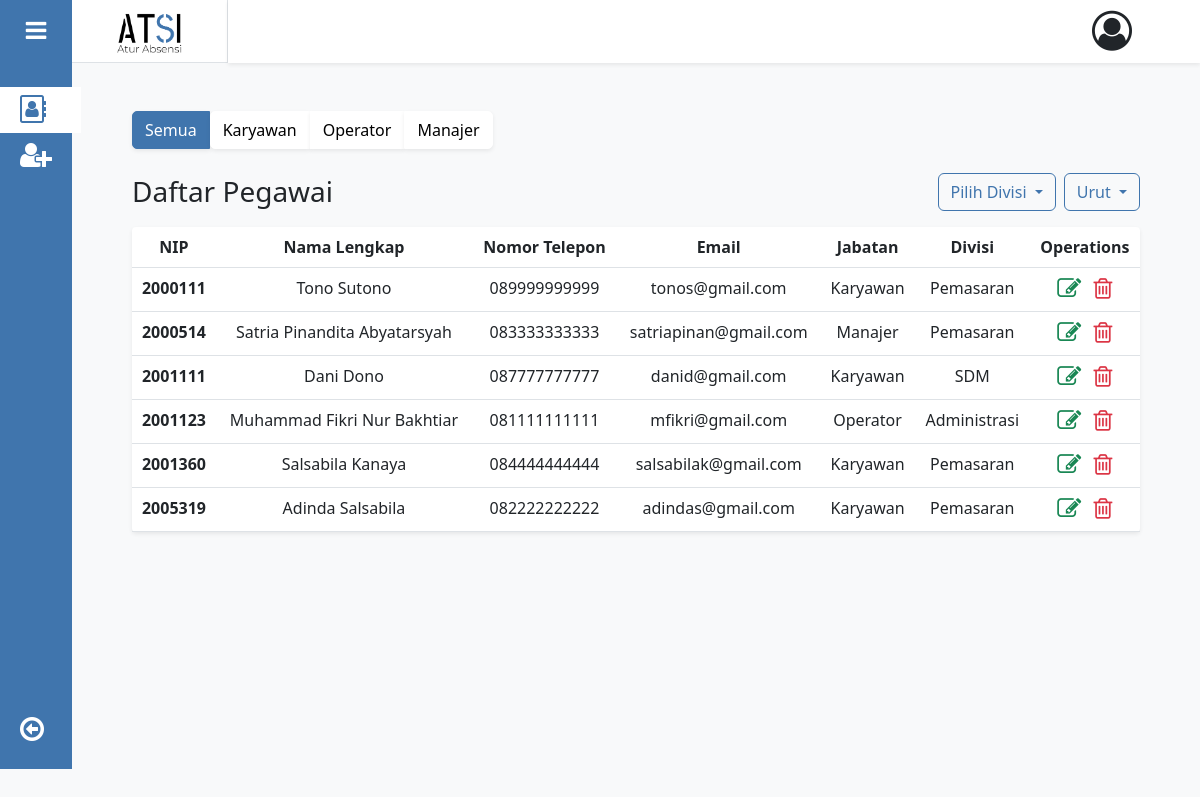
The page /menu1_operator.php on the database its author committed.
### tables this page shows
CREATE TABLE `pegawai` (
  `no_induk` varchar(20) NOT NULL,
  `nama_pegawai` varchar(255) NOT NULL,
  `jabatan` varchar(255) NOT NULL,
  `divisi` varchar(255) NOT NULL,
  `no_telp` varchar(15) NOT NULL,
  `email` varchar(255) NOT NULL,
  `password` varchar(255) NOT NULL
);

### config.php (called while the page is built, shortened)
<?php
$db_host = "localhost";
$db_user = "root";
$db_pass = "";
$db_name = "atsi";
?>

### includes/DB.class.php (called while the page is built, shortened)
<?php
class DB
{
    var $db_host = "";
    var $db_user = "";
    var $db_pass = "";
    var $db_name = "";
    var $db_link = "";
    var $result = 0;
    function DB($db_host = '', $db_user = '', $db_pass = '', $db_name = '')
    {
        $this->db_host = $db_host;
        $this->db_user = $db_user;
        $this->db_pass = $db_pass;
        $this->db_name = $db_name;
    }
    function open()
    {
        $this->db_link = mysqli_connect($this->db_host, $this->db_user, $this->db_pass, $this->db_name);
    }
    function execute($query = "")
    {
        $this->result = mysqli_query($this->db_link, $query);
        return $this->result;
    }
    function getResult()
    {
        return mysqli_fetch_array($this->result);
    }
}
?>

### includes/Pegawai.class.php (called while the page is built, shortened)
<?php
class Pegawai extends DB {
    function getPegawai() {
        $query = "SELECT * FROM pegawai";
        return $this->execute($query);
    }
}

### menu1_operator.php (the view, shortened to what this page needs)
<?php
include("config.php");
include("includes/Template.class.php");
include("includes/DB.class.php");
include("includes/Pegawai.class.php");
$pegawai = new Pegawai($db_host, $db_user, $db_pass, $db_name);
$pegawai->open();
$sorting_all = null;
$sorting_karyawan = null;
$sorting_operator = null;
$sorting_manager = null;
$title = null;
if (!empty($_GET['sorting_jabatan'])) {
	$sorting_jabatan = $_GET['sorting_jabatan'];
	if ($_GET['sorting_jabatan'] == "All") {
		$pegawai->getPegawai();
		$sorting_all .= "<a href='menu1_operator.php?sorting_jabatan=All'
					      class='btn btn-primary shadow-sm' style='border-radius: 5px 0 0 5px;'>Semua</a>";
		$title .= "<h3 class='m-0'>Daftar Pegawai</h3>";
	} else {
		$sorting_all .= "<a href='menu1_operator.php?sorting_jabatan=All'
					      class='btn btn-light shadow-sm' style='border-radius: 5px 0 0 5px;'>Semua</a>";
	}
	if ($_GET['sorting_jabatan'] == "Karyawan") {
		$pegawai->sortJabatan($sorting_jabatan);
		$sorting_karyawan .= "<a href='menu1_operator.php?sorting_jabatan=Karyawan'
					          class='btn btn-primary shadow-sm' style='border-radius: 5px 0 0 5px;'>Karyawan</a>";
		$title .= "<h3 class='m-0'>Daftar Karyawan</h3>";
	} else {
		$sorting_karyawan .= "<a href='menu1_operator.php?sorting_jabatan=Karyawan'
					          class='btn btn-light shadow-sm' style='border-radius: 5px 0 0 5px;'>Karyawan</a>";
	}
	if ($_GET['sorting_jabatan'] == "Operator") {
		$pegawai->sortJabatan($sorting_jabatan);
		$sorting_operator .= "<a href='menu1_operator.php?sorting_jabatan=Operator'
					          class='btn btn-primary rounded-0 shadow-sm'>Operator</a>";
		$title .= "<h3 class='m-0'>Daftar Operator</h3>";
	} else {
		$sorting_operator .= "<a href='menu1_operator.php?sorting_jabatan=Operator'
					          class='btn btn-light rounded-0 shadow-sm'>Operator</a>";
	}
	if ($_GET['sorting_jabatan'] == "Manajer") {
		$pegawai->sortJabatan($sorting_jabatan);
		$sorting_manager .= "<a href='menu1_operator.php?sorting_jabatan=Manajer'
					         class='btn btn-primary shadow-sm' style='border-radius: 0 5px 5px 0;'>Manajer</a>";
		$title .= "<h3 class='m-0'>Daftar Manajer</h3>";
	} else {
		$sorting_manager .= "<a href='menu1_operator.php?sorting_jabatan=Manajer'
					         class='btn btn-light shadow-sm' style='border-radius: 0 5px 5px 0;'>Manajer</a>";
	}
} else {
	$pegawai->getPegawai();
	$sorting_all .= "<a href='menu1_operator.php?sorting_jabatan=All'
					  class='btn btn-primary shadow-sm' style='border-radius: 5px 0 0 5px;'>Semua</a>";
	$sorting_karyawan .= "<a href='menu1_operator.php?sorting_jabatan=Karyawan'
					       class='btn btn-light shadow-sm' style='border-radius: 5px 0 0 5px;'>Karyawan</a>";
	$sorting_operator .= "<a href='menu1_operator.php?sorting_jabatan=Operator'
					       class='btn btn-light rounded-0 shadow-sm'>Operator</a>";
	$sorting_manager .= "<a href='menu1_operator.php?sorting_jabatan=Manajer'
					      class='btn btn-light shadow-sm' style='border-radius: 0 5px 5px 0;'>Manajer</a>";
	$title .= "<h3 class='m-0'>Daftar Pegawai</h3>";
}
$tableP = null;
while ($dataP = $pegawai->getResult()) {
	$tableP .= "<tr align='middle'>
					<th scope='row'>{$dataP['no_induk']}</th>
					<td>{$dataP['nama_pegawai']}</td>
					<td>{$dataP['no_telp']}</td>
					<td>{$dataP['email']}</td>
					<td>{$dataP['jabatan']}</td>
					<td>{$dataP['divisi']}</td>
					<td class='text-center'>
						<a href='menu2_operator.php?edit={$dataP['no_induk']}'><i class='fa fa-pencil-square-o text-success fs-4 me-2'></i></a>
						<a href='menu1_operator.php?delete={$dataP['no_induk']}'><i class='fa fa-trash-o text-danger fs-4'></i></a>
					</td>
				</tr>";
}

### includes/Template.class.php (shortened to what this page needs)
<?php
class Template
{
    var $content = '';
    function Template($filename='')
    {
        $this->content = implode('', @file($filename));
    }
    function clear()
    {
        $this->content = preg_replace("/DATA_[A-Z|_|0-9]+/", "", $this->content);
    }
    function write()
    {
        print $this->content;
    }
    function replace($old = '', $new = '')
    {
        if (is_int($new)) {
            $value = sprintf("%d", $new);
        }
        elseif (is_float($new)) {
            $value = sprintf("%f", $new);
        }
        elseif (is_array($new)) {
            $value = '';
            foreach ($new as $item) {
                $value .= $item. ' ';
            }
        }
        else {
            $value = $new;
        }
        $this->content = preg_replace("/$old/", $value, $this->content);
    }
}
?>

### rows shown on the page
pegawai: no_induk "2000111", nama_pegawai "Tono Sutono", no_telp "089999999999", email "tonos@gmail.com", jabatan "Karyawan", divisi "Pemasaran"
pegawai: no_induk "2000514", nama_pegawai "Satria Pinandita Abyatarsyah", no_telp "083333333333", email "satriapinan@gmail.com", jabatan "Manajer", divisi "Pemasaran"
pegawai: no_induk "2001111", nama_pegawai "Dani Dono", no_telp "087777777777", email "danid@gmail.com", jabatan "Karyawan", divisi "SDM"
pegawai: no_induk "2001123", nama_pegawai "Muhammad Fikri Nur Bakhtiar", no_telp "081111111111", email "mfikri@gmail.com", jabatan "Operator", divisi "Administrasi"
pegawai: no_induk "2001360", nama_pegawai "Salsabila Kanaya", no_telp "084444444444", email "salsabilak@gmail.com", jabatan "Karyawan", divisi "Pemasaran"
pegawai: no_induk "2005319", nama_pegawai "Adinda Salsabila", no_telp "082222222222", email "adindas@gmail.com", jabatan "Karyawan", divisi "Pemasaran"

### other values the page prints
$this->content "Pilih Divisi Urut NIP Nama Lengkap Nomor Telepon Email Jabatan Divisi Operations"
